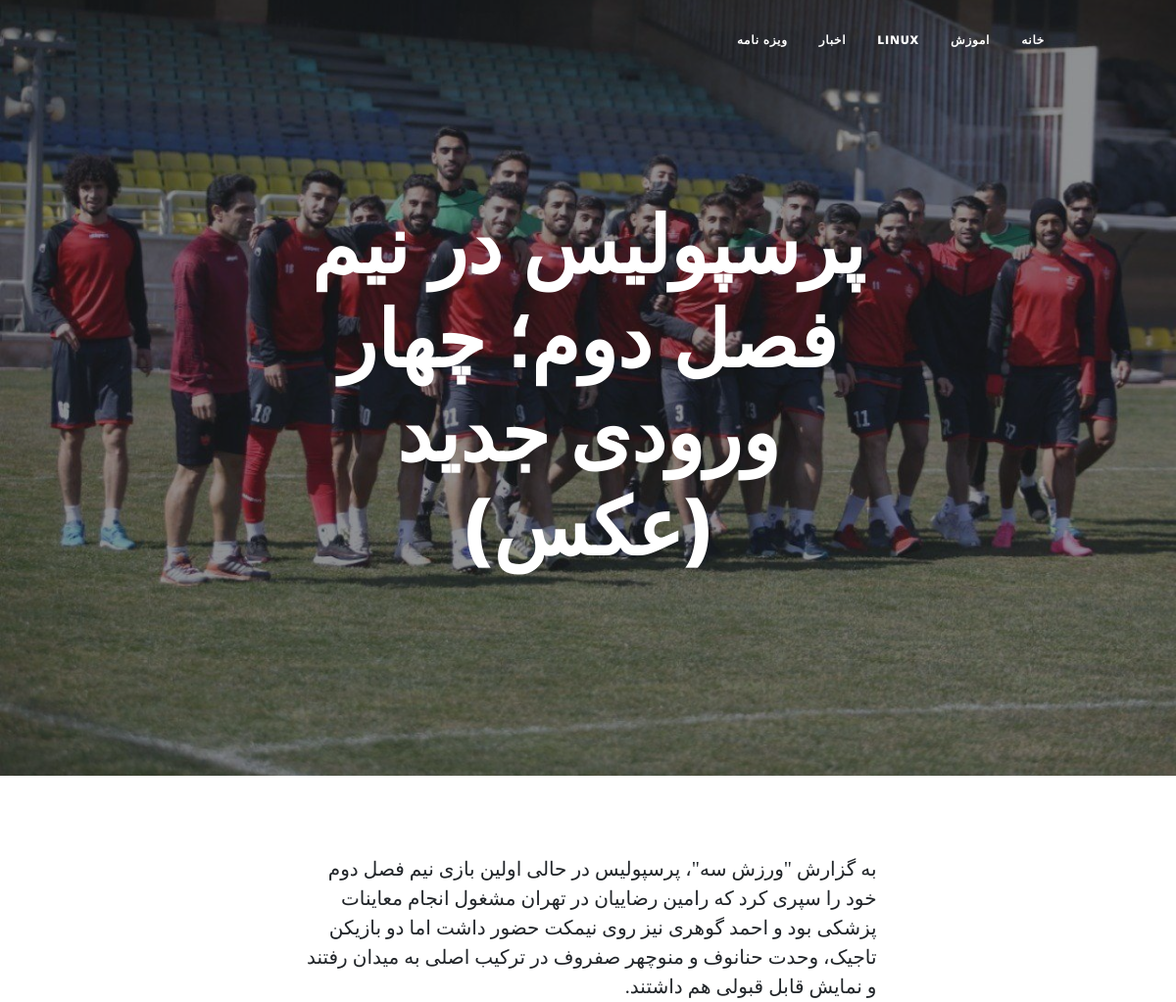
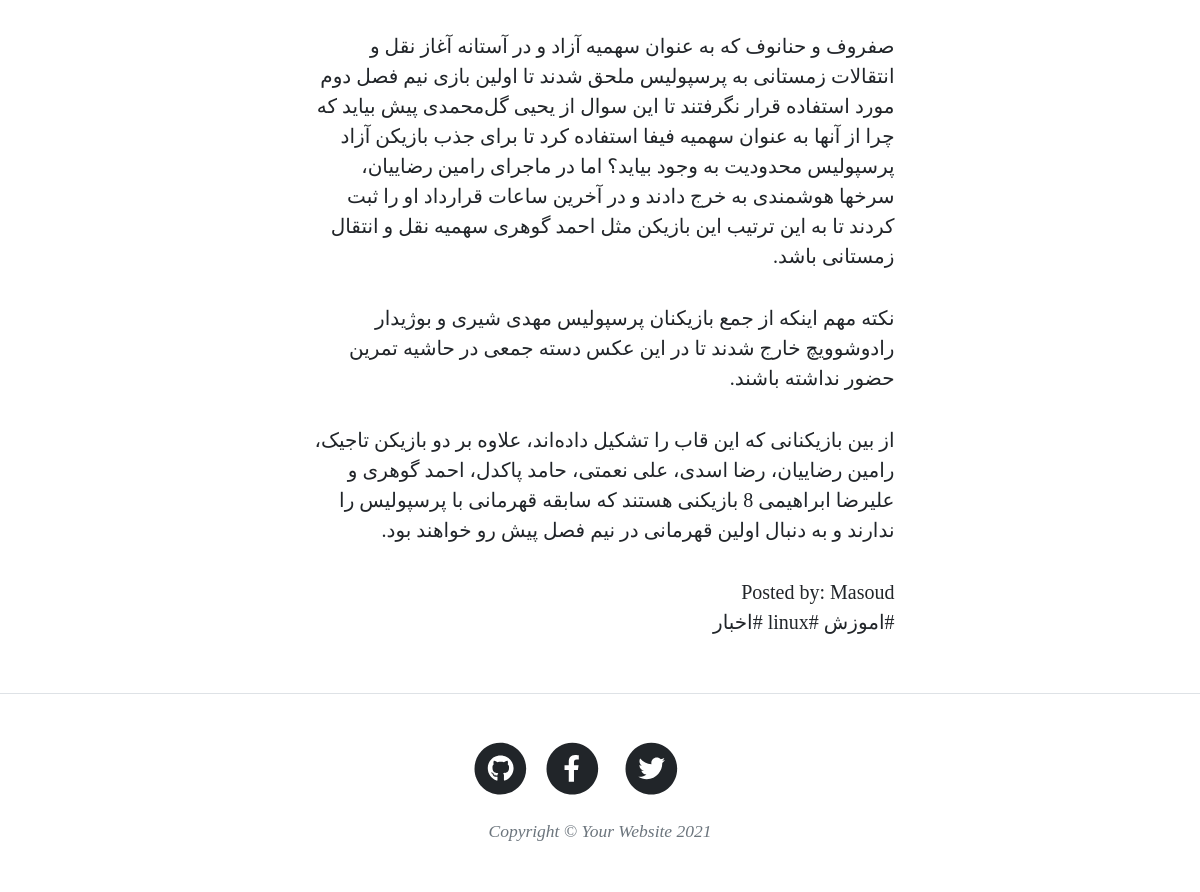
Screenshot of /blog/article/rsols-dr-nm-fsl-dom-hr-orod-gdd-aas/ with the database file from the repository (2 pictures, top to bottom).
### blog/models.py (models this page shows, shortened)
class Category(models.Model):
	parent = models.ForeignKey(
        'self',default=None,null=True,blank=True,on_delete=models.SET_NULL,related_name='children',verbose_name='زیردسته'
        )
	title = models.CharField(max_length=100,verbose_name='عنوان دسته بندی')
	slug = models.SlugField(max_length=100,unique=True,verbose_name='ادرس دسته بندی')
	status = models.BooleanField(default=True,verbose_name='ایا نمایش داده شود؟')
	position = models.IntegerField(verbose_name='پوزیشن')
	class Meta:
		verbose_name='دسته بندی'
		verbose_name_plural="دسته بندی ها"
		ordering = ['position']

class Article(models.Model):
	STATUS_CHOICES = (
	('Publish','منتشرشده'),
	('Draft','پیش نویس'),
	)
	author = models.ForeignKey(User,null=True,on_delete=models.SET_NULL,related_name='نویسنده')
	title = models.CharField(max_length=100,verbose_name='عنوان مقاله')
	slug = models.SlugField(max_length=200,unique=True,verbose_name='آدرس مقاله')
	category = models.ManyToManyField(Category,verbose_name='دسته بندی',related_name='articles')
	description = models.TextField(verbose_name='محتوا')
	thumbnail=models.ImageField(upload_to='images',verbose_name='تصویر مقاله')
	publish = models.DateTimeField(default=timezone.now,verbose_name='زمان انتشار')
	created = models.DateTimeField(auto_now_add=True)
	updated = models.DateTimeField(auto_now=True)
	status = models.CharField(max_length=11,choices=STATUS_CHOICES,default='Draft',verbose_name='وضعیت')
	class Meta:
		verbose_name="مقاله"
		verbose_name_plural='مقالات'
		ordering=['-publish']
	objects = ArticleManager()

### blog/views.py (the view)
# urls.py: path('article/<slug:slug>/',views.detailview,name="detailview"),
def detailview(request,slug):
	context={
	'article':get_object_or_404(Article, slug=slug , status='Publish'),
 	'category':Category.objects.filter(status=True),
	}
	return render(request,"blog/detail.html",context)

### blog/templates/blog/detail.html (shortened to what this page needs)
{% extends 'blog/base.html' %}
{% load static %}
{% block main %}
        <header class="masthead" style="background-image: url('{{article.thumbnail.url}}')">
            <div class="container position-relative px-4 px-lg-5">
                <div class="row gx-4 gx-lg-5 justify-content-center">
                    <div class="col-md-10 col-lg-8 col-xl-7">
                        <div class="site-heading">
                            <h1>{{article.title}}</h1>
                        </div>
                    </div>
                </div>
            </div>
        </header>
        <article class="mb-4">
            <div class="container px-4 px-lg-5">
                <div class="row gx-4 gx-lg-5 justify-content-center">
                    <div class="col-md-10 col-lg-8 col-xl-7">
                        <p>
                            {{ article.description|linebreaks }}
                        </p>
                          Posted by: Masoud
                          <br>
                          {% for cat in article.category.all %}
                            <a href="{% url 'blog:category' cat.slug %}">#{{cat.title}}</a>
                            {% endfor %}
                    </div>
                </div>
            </div>
        </article>
{% endblock %}

### blog/templates/blog/base.html (shortened to what this page needs)
{% load static %}
<!DOCTYPE html>
<html lang="en">
    <head>
        <link href="{% static 'css/styles.css' %}" rel="stylesheet" />
        <link href="{% static 'css/rtl.css' %}" rel="stylesheet" />
    </head>
    <body>
          <nav class="navbar navbar-expand-lg navbar-light" id="mainNav">
            <div class="container px-4 px-lg-5">
                <div class="collapse navbar-collapse" id="navbarResponsive">
                    <ul class="navbar-nav ms-auto py-4 py-lg-0">
                        <li class="nav-item"><a class="nav-link px-lg-3 py-3 py-lg-4" href="{% url 'blog:home' %}">خانه</a></li>
                       {% for cat in category %}
                       {% if cat.parent == None %}
                       <li class="nav-item"><a class="nav-link px-lg-3 py-3 py-lg-4" href="{% url 'blog:category' cat.slug %}">{{cat.title}}</a></li>
                       {% endif %}
                       {% endfor %}
                    </ul>
                </div>
            </div>
        </nav>
      {% block main %}
      {% endblock %}
        <footer class="border-top">
            <div class="container px-4 px-lg-5">
                <div class="row gx-4 gx-lg-5 justify-content-center">
                    <div class="col-md-10 col-lg-8 col-xl-7">
                        <ul class="list-inline text-center">
                            <li class="list-inline-item">
                                <a href="#!">
                                    <span class="fa-stack fa-lg">
                                        <i class="fas fa-circle fa-stack-2x"></i>
                                        <i class="fab fa-twitter fa-stack-1x fa-inverse"></i>
                                    </span>
                                </a>
                            </li>
                            <li class="list-inline-item">
                                <a href="#!">
                                    <span class="fa-stack fa-lg">
                                        <i class="fas fa-circle fa-stack-2x"></i>
                                        <i class="fab fa-facebook-f fa-stack-1x fa-inverse"></i>
                                    </span>
                                </a>
                            </li>
                            <li class="list-inline-item">
                                <a href="#!">
                                    <span class="fa-stack fa-lg">
                                        <i class="fas fa-circle fa-stack-2x"></i>
                                        <i class="fab fa-github fa-stack-1x fa-inverse"></i>
                                    </span>
                                </a>
                            </li>
                        </ul>
                        <div class="small text-center text-muted fst-italic">Copyright &copy; Your Website 2021</div>
                    </div>
                </div>
            </div>
        </footer>
    </body>
</html>

### blog/static/css/rtl.css (style rules this page uses)
body { direction: rtl; font-family: verdana; }

### rows the page displays
Category: title "اموزش"
Category: title "LINUX", title "linux"
Category: title "اخبار"
Category: title "ویزه نامه"
Article: thumbnail (picture), title "پرسپولیس در نیم فصل دوم؛ چهار ورودی جدید (عکس)", description "به گزارش \"ورزش سه\"، پرسپولیس در حالی اولین بازی نیم فصل دوم خود را سپری کرد که رامین رضاییان در تهران مشغول انجام معاینات پزشکی بود و احمد گوهری نیز روی نیمکت حضور داشت اما دو بازیکن تاجیک، وحدت حنانوف و منوچهر صفروف در ترکیب اصلی به میدان رفتند و نمایش قابل قبولی هم داشتند. صفروف و حنانوف که به عنوان سهمیه آزاد و در آستانه آغاز نقل و انتقالات زمستانی به پرسپولیس ملحق شدند تا اولین بازی نیم فصل دوم مورد استفاده قرار نگرفتند تا این سوال از یحیی گل‌محمدی پیش بیاید که چرا از آنها به عنوان سهمیه فیفا استفاده کرد تا برای جذب بازیکن آزاد پرسپولیس محدودیت به وجود بیاید؟ اما در ماجرای رامین رضاییان، سرخها هوشمندی به خرج دادند و در آخرین ساعات قرارداد او را ثبت کردند تا به این ترتیب این بازیکن مثل…"
